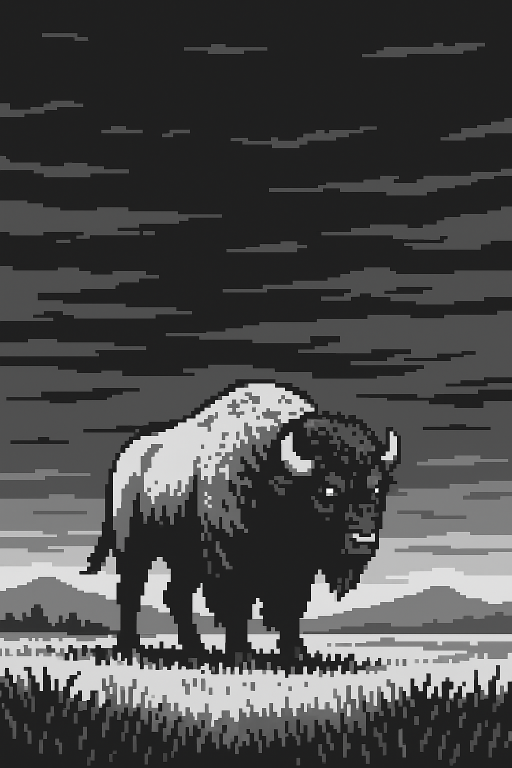
#> input picture art/image1.png, 1024 x 1536 px (shown at 1/2 size); its folder holds only this picture in this run
$ python compare_methods.py   (older library calls are emulated)
#> lines starting #> are read from the running program, lines starting #| are printed output that depends on the picture
### generate_art.py
#!/usr/bin/env python3
"""
ZMK Landscape Art Gallery Generator

This script processes images from the /art folder and generates the corresponding
C code for integration into the ZMK nice!view display system.

Features:
- Automatically resizes images to 140x68 pixels (nice!view display size)
- Converts images to 1-bit black and white format
- Generates LVGL-compatible C arrays and descriptors
- Updates peripheral_status.c with proper image declarations
- Maintains proper naming conventions (landscape1, landscape2, etc.)

Usage:
    python generate_art.py

Requirements:
    - PIL (Pillow) for image processing
    - Images should be placed in ./art/ folder
    - Supported formats: PNG, JPG, JPEG, BMP, GIF

Author: Auto-generated for ZMK Landscape Slideshow
"""

import os
import sys
from PIL import Image, ImageOps
import re
from pathlib import Path
import shutil
import numpy as np
from scipy import ndimage

# Constants
DISPLAY_WIDTH = 68
DISPLAY_HEIGHT = 140
ART_FOLDER = "./art"
OUTPUT_FILE = "./boards/shields/nice_view_custom/widgets/art.c"
PERIPHERAL_STATUS_FILE = "./boards/shields/nice_view_custom/widgets/peripheral_status.c"

# Supported image formats
SUPPORTED_FORMATS = {'.png', '.jpg', '.jpeg', '.bmp', '.gif'}

def calculate_aspect_ratio_size(orig_size, target_size):
    """
    Calculate the best fit size that maintains aspect ratio within target bounds.
    Only applies padding when aspect ratios don't match.

    Args:
        orig_size: (width, height) of original image
        target_size: (width, height) of target display

    Returns:
        (new_width, new_height, pad_left, pad_top, needs_padding) - size, padding, and whether padding is needed
    """
    orig_width, orig_height = orig_size
    target_width, target_height = target_size

    # Calculate aspect ratios
    orig_aspect = orig_width / orig_height
    target_aspect = target_width / target_height

    # Check if aspect ratios are close enough (within 1% tolerance)
    aspect_diff = abs(orig_aspect - target_aspect) / target_aspect
    needs_padding = aspect_diff > 0.01
    # Removed debug output

    # Calculate scaling factors for both dimensions
    scale_x = target_width / orig_width
    scale_y = target_height / orig_height

    # Use the smaller scale to ensure image fits within bounds
    scale = min(scale_x, scale_y)

    # Calculate new dimensions maintaining aspect ratio
    new_width = int(orig_width * scale)
    new_height = int(orig_height * scale)

    if needs_padding:
        # Calculate padding to center image with gradient transition areas
        pad_left = (target_width - new_width) // 2  # Center horizontally
        pad_top = (target_height - new_height) // 2  # Center vertically
        pad_bottom = target_height - new_height - pad_top  # Remaining space at bottom
    else:
        # No padding needed - aspect ratios match closely
        pad_left = pad_top = pad_bottom = 0

    return new_width, new_height, pad_left, pad_top, pad_bottom, needs_padding

def resize_with_1bit_optimization(img, target_size, method="content_aware", maintain_aspect_ratio=True):
    """
    Advanced 1-bit optimized scaling algorithms with optional aspect ratio preservation.
    """
    from PIL import ImageFilter, ImageEnhance, Image
    import numpy as np

    target_width, target_height = target_size
    orig_width, orig_height = img.size

    if maintain_aspect_ratio:
        # Calculate aspect-ratio preserving dimensions
        new_width, new_height, pad_left, pad_top, pad_bottom, needs_padding = calculate_aspect_ratio_size(img.size, target_size)
        if needs_padding:
            print(f"    Aspect ratio preserved: {orig_width}x{orig_height} -> {new_width}x{new_height} (padding: top={pad_top}, bottom={pad_bottom} - centered with gradient)")
        else:
            print(f"    Aspect ratios match: {orig_width}x{orig_height} -> {new_width}x{new_height} (no padding needed)")
        actual_target = (new_width, new_height)
    else:
        actual_target = target_size
        new_width, new_height = target_width, target_height
        pad_left = pad_top = pad_bottom = 0
        needs_padding = False

    # Remove the duplicate method handling sections with return statements
    # These prevent the padding logic from executing

    # Handle adaptive method by analyzing and selecting the best approach
    if method == "adaptive":
        print(f"    Using adaptive scaling (analyzing image characteristics)...")

        scale_factor = max(orig_width / actual_target[0], orig_height / actual_target[1])

        # Analyze image characteristics
        img_array = np.array(img)
        edge_density = len(np.where(np.abs(np.diff(img_array, axis=0)) > 20)[0]) / img_array.size

        if edge_density > 0.1:  # High edge density - use edge preserving
            print(f"      High edge density ({edge_density:.2f}) - using edge-preserving method")
            method = "edge_preserving"
        elif scale_factor > 10:  # Very high reduction - use content aware
            print(f"      High reduction ({scale_factor:.1f}x) - using content-aware method")
            method = "content_aware"
        else:  # Default to area sampling for photographic content
            print(f"      Standard content - using area sampling")
            method = "area_sampling"

    # Now execute the selected method
    if method == "edge_preserving":
        # Method 1: Edge-preserving scaling
        print(f"    Using edge-preserving scaling...")

        # Detect edges first
        edges = img.filter(ImageFilter.FIND_EDGES)

        # Scale original and edges separately
        img_scaled = img.resize(actual_target, Image.Resampling.LANCZOS)
        edges_scaled = edges.resize(actual_target, Image.Resampling.NEAREST)  # Preserve sharp edges

        # Combine: use edge info to enhance scaled image
        # Convert to arrays for pixel-wise operations
        img_array = np.array(img_scaled)
        edges_array = np.array(edges_scaled)

        # Enhance pixels where edges are detected
        enhanced = img_array.astype(np.float32)
        edge_mask = edges_array > 30  # Threshold for edge detection
        enhanced[edge_mask] = enhanced[edge_mask] * 1.2  # Boost edge pixels
        enhanced = np.clip(enhanced, 0, 255).astype(np.uint8)

        img = Image.fromarray(enhanced, 'L')

    elif method == "content_aware":
        # Method 2: Content-aware scaling with multiple passes
        print(f"    Using content-aware scaling...")

        # Calculate reduction factor
        scale_factor = max(orig_width / actual_target[0], orig_height / actual_target[1])

        if scale_factor > 8:
            # Very high reduction - use 3-stage scaling
            stage1_w, stage1_h = int(orig_width // 3), int(orig_height // 3)
            stage2_w, stage2_h = int(actual_target[0] * 1.5), int(actual_target[1] * 1.5)

            img = img.resize((stage1_w, stage1_h), Image.Resampling.LANCZOS)
            img = img.resize((stage2_w, stage2_h), Image.Resampling.BICUBIC)
            img = img.resize(actual_target, Image.Resampling.LANCZOS)
        elif scale_factor > 4:
            # Medium reduction - use 2-stage scaling
            intermediate_w, intermediate_h = actual_target[0] * 2, actual_target[1] * 2
            img = img.resize((intermediate_w, intermediate_h), Image.Resampling.LANCZOS)
            img = img.resize(actual_target, Image.Resampling.BICUBIC)
        else:
            # Small reduction - single stage with best quality
            img = img.resize(actual_target, Image.Resampling.LANCZOS)

    elif method == "area_sampling":
        # Method 3: Area-based sampling for better detail preservation
        print(f"    Using area-based sampling...")

        # Use box filter (area sampling) which averages pixels in regions
        # This preserves more detail than interpolation for large reductions
        img = img.resize(actual_target, Image.Resampling.BOX)

    # Apply padding if maintaining aspect ratio AND aspect ratios don't match
    if maintain_aspect_ratio and needs_padding and (pad_left > 0 or pad_top > 0):
        print(f"    Adding centered padding with intelligent gradient: left={pad_left}, top={pad_top}, bottom={pad_bottom}")
        # Create centered image with intelligent gradient transition (only when aspect ratios differ)
        padded_img = create_centered_image_with_gradient(img, target_size, pad_left, pad_top, pad_bottom, use_intelligent_gradients=True)
        return padded_img
    elif maintain_aspect_ratio and (pad_left > 0 or pad_top > 0):
        print(f"    Adding simple padding (aspect ratios match): left={pad_left}, top={pad_top}, bottom={pad_bottom}")
        # Simple padding without gradient (aspect ratios are close enough)
        padded_img = create_centered_image_with_gradient(img, target_size, pad_left, pad_top, pad_bottom, use_intelligent_gradients=False)
        return padded_img

    return img

def create_centered_image_with_gradient(img, target_size, pad_left, pad_top, pad_bottom, use_intelligent_gradients=True):
    """
    Create a centered image with gradient transitions in the padding areas.

    Args:
        img: The resized image to center
        target_size: (width, height) of the final image
        pad_left: Left padding (for horizontal centering)
        pad_top: Top padding
        pad_bottom: Bottom padding
        use_intelligent_gradients: If True, use background color detection for gradients

    Returns:
        PIL Image with centered image and gradient padding
    """
    from PIL import Image, ImageDraw
    import numpy as np

    target_width, target_height = target_size

    # Create new image with black background
    result = Image.new('L', target_size, 0)

    # Create gradient areas if there's vertical padding AND gradients are needed
    if use_intelligent_gradients and (pad_top > 0 or pad_bottom > 0):
        # Create numpy array for easier gradient manipulation
        result_array = np.zeros((target_height, target_width), dtype=np.uint8)

        # Analyze overall image to determine consistent gradient direction
        img_array = np.array(img)

        # Sample the entire image to get overall brightness
        overall_brightness = int(np.mean(img_array))

        # Determine consistent gradient colors for the entire image
        if overall_brightness < 128:  # Dark image
            gradient_color = 0  # Use pure black
            gradient_name = "black"
        else:  # Light image
            gradient_color = 255  # Use pure white
            gradient_name = "white"

        print(f"      Consistent gradient: {gradient_name} (overall brightness: {overall_brightness})")

        # Top gradient (fade from pure color to image edge)
        if pad_top > 0:
            # Get the immediate edge color for transition
            immediate_edge = int(np.mean(img_array[0, :]))

            # Create gradient from pure color to immediate edge
            for y in range(pad_top):
                # Gradient progress: from start color to edge color
                progress = (y + 1) / pad_top  # 0 to 1
                # Use easing function for smoother transition
                eased_progress = progress * progress * (3 - 2 * progress)  # Smooth step

                # Blend from gradient_color to immediate_edge
                gradient_value = int(gradient_color + (immediate_edge - gradient_color) * eased_progress)
                gradient_value = max(0, min(255, gradient_value))  # Clamp to valid range
                result_array[y, :] = gradient_value

        # Bottom gradient (fade from image edge to pure color)
        if pad_bottom > 0:
            # Get the immediate edge color for transition
            immediate_edge = int(np.mean(img_array[-1, :]))

            # Create gradient from immediate edge to pure color
            bottom_start = target_height - pad_bottom
            for y in range(pad_bottom):
                # Gradient progress: from edge color to end color
                progress = y / pad_bottom  # 0 to 1
                # Use easing function for smoother transition
                eased_progress = progress * progress * (3 - 2 * progress)  # Smooth step

                # Blend from immediate_edge to gradient_color
                gradient_value = int(immediate_edge + (gradient_color - immediate_edge) * eased_progress)
                gradient_value = max(0, min(255, gradient_value))  # Clamp to valid range
                result_array[bottom_start + y, :] = gradient_value

        # Convert back to PIL Image
        result = Image.fromarray(result_array, 'L')
    elif pad_top > 0 or pad_bottom > 0:
        # Simple padding without gradients - just keep black background
        print(f"      Using simple black padding (no gradient needed)")

    # Paste the original image in the center
    result.paste(img, (pad_left, pad_top))

    return result

# [73 lines left out: function create_slideshow_collage, not called in this run]

def apply_1bit_optimized_preprocessing(img):
    """
    Apply preprocessing specifically optimized for 1-bit conversion.
    """
    from PIL import ImageEnhance, ImageFilter
    import numpy as np

    # Convert to numpy for advanced operations
    img_array = np.array(img).astype(np.float32)

    # 1. Local contrast enhancement (CLAHE-like effect)
    print(f"      Applying local contrast enhancement...")
    # Simple local contrast: enhance based on local mean
    from scipy import ndimage
    local_mean = ndimage.uniform_filter(img_array, size=5)
    img_array = img_array + 0.3 * (img_array - local_mean)
    img_array = np.clip(img_array, 0, 255)

    # Convert back to PIL
    img = Image.fromarray(img_array.astype(np.uint8), 'L')

    # 2. Structure-preserving sharpening
    print(f"      Applying structure-preserving sharpening...")
    img = img.filter(ImageFilter.UnsharpMask(radius=0.8, percent=150, threshold=3))

    # 3. Adaptive contrast enhancement
    print(f"      Optimizing contrast for 1-bit conversion...")
    enhancer = ImageEnhance.Contrast(img)
    img = enhancer.enhance(1.4)  # Higher contrast for better 1-bit separation

    return img

def convert_to_1bit_advanced(img, method="error_diffusion"):
    """
    Advanced 1-bit conversion with multiple dithering options.
    """
    print(f"      Converting to 1-bit using {method} dithering...")

    if method == "error_diffusion":
        # Custom error diffusion (Atkinson-like)
        import numpy as np

        img_array = np.array(img).astype(np.float32)
        height, width = img_array.shape

        for y in range(height):
            for x in range(width):
                old_pixel = img_array[y, x]
                new_pixel = 255 if old_pixel > 128 else 0
                img_array[y, x] = new_pixel

                error = old_pixel - new_pixel

                # Distribute error (Atkinson dithering pattern)
                if x + 1 < width: img_array[y, x + 1] += error * 1/8
                if x + 2 < width: img_array[y, x + 2] += error * 1/8
                if y + 1 < height:
                    if x - 1 >= 0: img_array[y + 1, x - 1] += error * 1/8
                    if x < width: img_array[y + 1, x] += error * 1/8
                    if x + 1 < width: img_array[y + 1, x + 1] += error * 1/8
                if y + 2 < height and x < width: img_array[y + 2, x] += error * 1/8

        return Image.fromarray(np.clip(img_array, 0, 255).astype(np.uint8), 'L').convert('1')

    elif method == "floyd_steinberg":
        try:
            return img.convert('1', dither=Image.FLOYDSTEINBERG)
        except AttributeError:
            try:
                return img.convert('1', dither=Image.Dither.FLOYD_STEINBERG)
            except AttributeError:
                return img.convert('1', dither=0)

    elif method == "threshold_adaptive":
        # Adaptive threshold based on local statistics
        import numpy as np
        from scipy import ndimage

        img_array = np.array(img).astype(np.float32)

        # Calculate local threshold using local mean
        local_threshold = ndimage.uniform_filter(img_array, size=11)

        # Apply threshold with slight bias
        result = (img_array > local_threshold - 5).astype(np.uint8) * 255

        return Image.fromarray(result, 'L').convert('1')

    elif method == "threshold_adaptive":
        # Adaptive threshold based on local statistics
        import numpy as np
        from scipy import ndimage

        img_array = np.array(img).astype(np.float32)

        # Calculate local threshold using local mean
        local_threshold = ndimage.uniform_filter(img_array, size=11)

        # Apply threshold with slight bias
        result = (img_array > local_threshold - 5).astype(np.uint8) * 255

        return Image.fromarray(result, 'L').convert('1')

    else:  # fallback
        return img.convert('1')

def resize_and_convert_image(image_path, save_preview=False, scaling_method="content_aware", dither_method="error_diffusion", maintain_aspect_ratio=True):
    """
    Advanced 1-bit optimized image processing with multiple scaling and dithering options.

    Args:
        image_path: Path to the input image
        save_preview: If True, save the processed image as a preview
        scaling_method: "content_aware", "edge_preserving", "adaptive", "area_sampling" (default: content_aware)
        dither_method: "error_diffusion", "floyd_steinberg", "threshold_adaptive" (default: error_diffusion)
        maintain_aspect_ratio: If True, preserve original aspect ratio (default: True)

    Returns:
        PIL Image object in 1-bit mode, or None if processing failed
    """
    try:
        with Image.open(image_path) as img:
            print(f"    Original size: {img.size}")

            # Convert to grayscale first
            img = img.convert('L')

            # Step 1: Advanced 1-bit optimized scaling
            target_size = (DISPLAY_WIDTH, DISPLAY_HEIGHT)
            orig_aspect = img.size[0] / img.size[1]
            target_aspect = DISPLAY_WIDTH / DISPLAY_HEIGHT
            print(f"    Aspect ratios - Original: {orig_aspect:.2f}, Target: {target_aspect:.2f}")

            img = resize_with_1bit_optimization(img, target_size, method=scaling_method, maintain_aspect_ratio=maintain_aspect_ratio)

            # Step 2: 1-bit optimized preprocessing
            img = apply_1bit_optimized_preprocessing(img)

            # Step 3: Advanced 1-bit conversion
            img_1bit = convert_to_1bit_advanced(img, method=dither_method)

            print(f"    Processing complete: {DISPLAY_WIDTH}x{DISPLAY_HEIGHT} 1-bit")

            # Save preview if requested
            if save_preview:
                preview_path = image_path.parent / f"preview_{image_path.stem}.png"
                img_1bit.save(preview_path)
                print(f"    Saved preview: {preview_path}")

            return img_1bit

    except Exception as e:
        print(f"Error processing {image_path}: {e}")
        import traceback
        traceback.print_exc()
        return None

# [227 lines left out: functions save_processed_previews, image_to_lvgl_data, lvgl_data_to_image, format_hex_data, generate_c_code_for_image, rename_images_to_final_format, not called in this run]

def get_image_files():
    """
    Get all supported image files from the art folder, sorted by naming convention.
    Files should already be renamed to standard format at this point.
    """
    if not os.path.exists(ART_FOLDER):
        print(f"Art folder '{ART_FOLDER}' not found!")
        return []

    image_files = []
    for file_path in Path(ART_FOLDER).iterdir():
        if file_path.is_file() and file_path.suffix.lower() in SUPPORTED_FORMATS:
            image_files.append(file_path)

    # Sort by numeric prefix if present, otherwise alphabetically
    def sort_key(path):
        name = path.name
        # Check if filename starts with digits followed by underscore or dash
        match = re.match(r'^(\d+)[_-]', name)
        if match:
            # Sort by numeric prefix, then by name
            return (0, int(match.group(1)), name.lower())
        else:
            # No numeric prefix, sort alphabetically after numbered files
            return (1, 0, name.lower())

    return sorted(image_files, key=sort_key)

# [185 lines left out: functions generate_art_c_file, update_peripheral_status_declarations, main, not called in this run]

# [2 lines that do not run on import are left out]

### compare_methods.py
#!/usr/bin/env python3
"""
Compare different scaling methods and dithering techniques side-by-side.
"""

from generate_art import *
from PIL import Image
from pathlib import Path

def compare_methods():
    """Generate comparison images using different processing methods."""
    files = get_image_files()
    if not files:
        print('No images found!')
        return

    methods = ['adaptive', 'edge_preserving', 'content_aware', 'area_sampling']
    dither_methods = ['floyd_steinberg', 'threshold_adaptive', 'error_diffusion']

    preview_dir = Path(ART_FOLDER) / 'method_comparison'
    preview_dir.mkdir(exist_ok=True)

    print(f'Generating method comparison previews in {preview_dir}...')

    # Test first image with all method combinations
    img_file = files[0]
    print(f'Testing methods for {img_file.name}:')

    successful = 0
    total = len(methods) * len(dither_methods)

    for method in methods:
        for dither in dither_methods:
            try:
                print(f'  Processing: {method} + {dither}...', end=' ')
                processed = resize_and_convert_image(
                    img_file,
                    save_preview=False,
                    scaling_method=method,
                    dither_method=dither,
                    maintain_aspect_ratio=True
                )
#> in resize_and_convert_image, img is the input picture: PIL image 1024x1536 RGB; mean R, G, B 72, 72, 72
#|     Original size: (1024, 1536)
#|     Aspect ratios - Original: 0.67, Target: 0.49
#|     Aspect ratio preserved: 1024x1536 -> 68x102 (padding: top=19, bottom=19 - centered with gradient)
#> in resize_with_1bit_optimization, `edge_density = len(np.where(np.abs(np.diff(img_array, axis=0)) > 20)[0..`: edge_density = 0.308
#|       High edge density (0.31) - using edge-preserving method
#> in resize_with_1bit_optimization, `edges = img.filter(ImageFilter.FIND_EDGES)`:
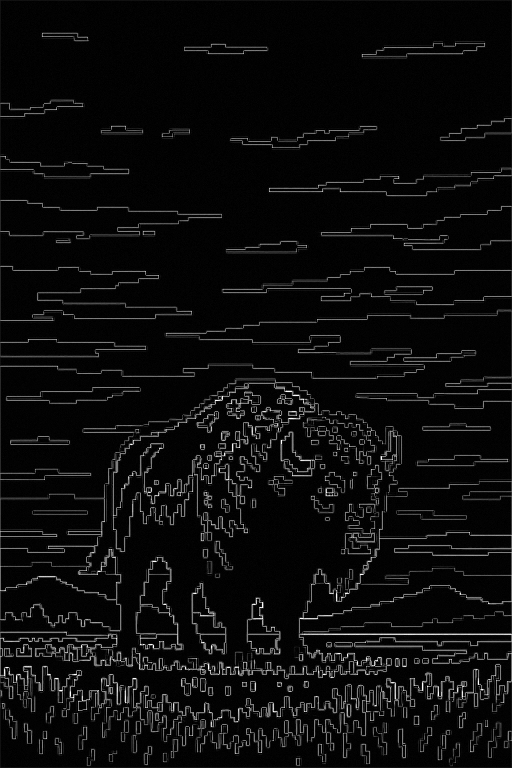
#> edges: PIL image 1024x1536 L (shown at 1/2 size); min 0, max 255, mean 12.1
#> in resize_with_1bit_optimization, `img_scaled = img.resize(actual_target, Image.Resampling.LANCZOS)`:
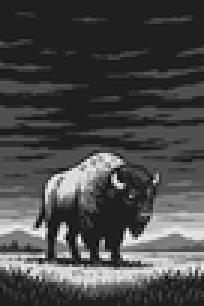
#> img_scaled: PIL image 68x102 L (shown 3 times larger); min 10, max 251, mean 72
#> in resize_with_1bit_optimization, `edges_scaled = edges.resize(actual_target, Image.Resampling.NEAREST)`:
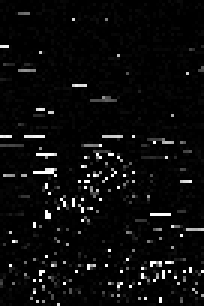
#> edges_scaled: PIL image 68x102 L (shown 3 times larger); min 0, max 255, mean 11.4
#> in resize_with_1bit_optimization, `edge_mask = edges_array > 30`:
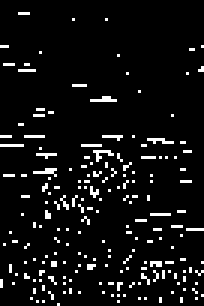
#> edge_mask: shape (102, 68) bool (shown 3 times larger); 6.5% white in thin lines or dots
#> (the rest of the program and of its run is left out)
